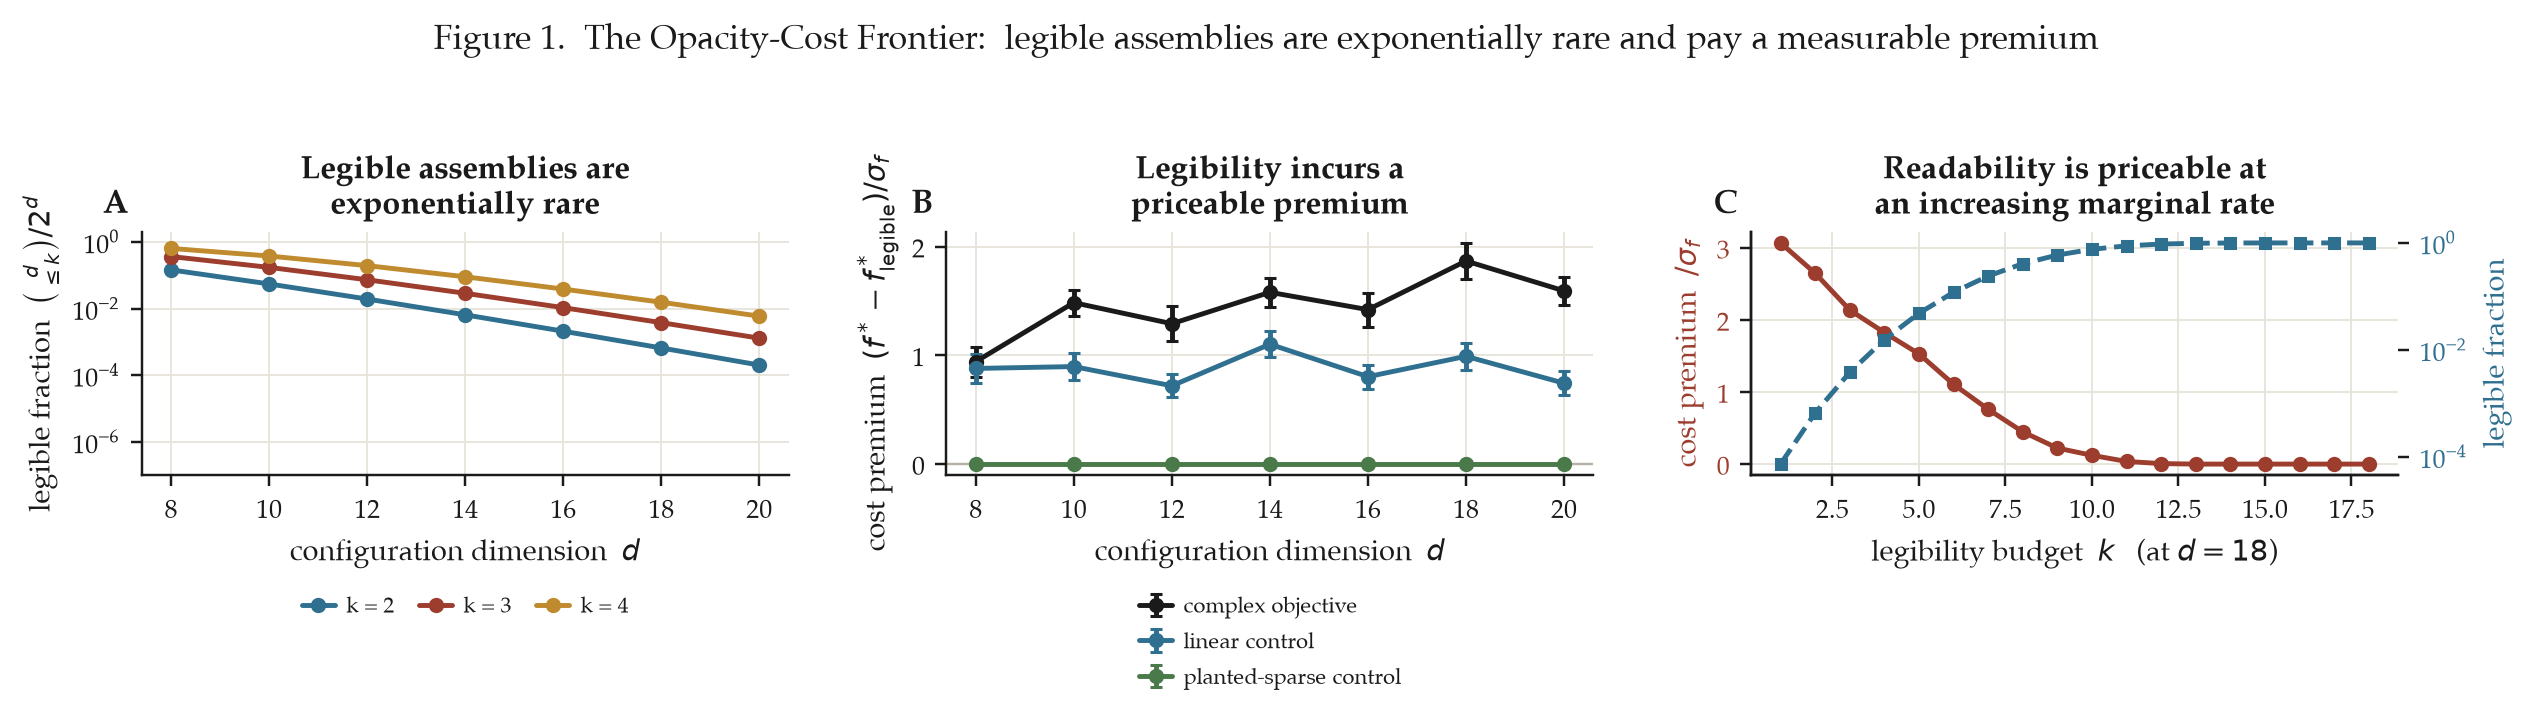

This figure's Python source:
"""
FIGURE 1 -- The Opacity-Cost Frontier.   Tests Claim [a].

Claim [a]: "the regions of configuration space legible to a human operator are
vanishingly small relative to the regions in which constraint-satisfying
assemblies can be found ... readability is priceable."

We operationalise legibility as PARSEABLE LOW-DIMENSIONAL STRUCTURE -- a solution
is legible if it activates at most k of the d design knobs (a k-sparse / low-order
assembly a human can hold in mind). (We deliberately do NOT equate legibility
with short description length; the paper's "short => opaque" is backwards -- the
minimal program is the smallest object, hence easiest to read. The defensible
axis is structural sparsity, not code length.)

Configuration space: x in {0,1}^d. Objective to maximise:
    f(x) = w . x + sum_{(i,j) in P} W_ij x_i x_j     (random Ising / quadratic)
The global optimum generically uses high-order, spread-out structure.

Panel A: the legible fraction  C(d, <=k)/2^d  collapses exponentially in d
         (the incompressibility / pigeonhole counting fact, exact).
Panel B: the cost premium of the best LEGIBLE assembly over the global optimum,
         for the complex objective vs TWO honesty controls (a linear objective
         and an objective with a deliberately k-sparse planted optimum). The
         premium grows only when the problem's solutions are genuinely complex --
         exactly the paper's hedged claim, not a universal law.
Panel C: the legibility tax at fixed d -- premium vs legibility budget k, with
         the legible fraction on the twin axis. This is "readability is priceable"
         drawn as a curve: each bit of readability bought back costs output value.
"""
import os, sys, json
import numpy as np
from math import comb
import matplotlib.pyplot as plt

sys.path.insert(0, os.path.join(os.path.dirname(__file__), "..", "src"))
import style  # noqa
style.apply()
P = style.PALETTE


def bit_matrix(d):
    """All 2^d binary vectors as rows (uint8), plus popcounts."""
    n = 1 << d
    idx = np.arange(n, dtype=np.uint32)
    B = ((idx[:, None] >> np.arange(d)[None, :]) & 1).astype(np.uint8)
    return B, B.sum(axis=1)


def make_objective(d, kind, rng, planted_k=2):
    """Return a function values(B) -> f over all rows of B."""
    w = rng.standard_normal(d)
    if kind == "linear":
        pairs, Wp = np.zeros((0, 2), int), np.zeros(0)
    elif kind == "planted":
        # optimum is a specific k-sparse vector: reward matching it, no interactions
        support = rng.choice(d, size=planted_k, replace=False)
        w = -np.abs(rng.standard_normal(d))          # prefer zeros everywhere...
        w[support] = np.abs(rng.standard_normal(planted_k)) + 1.0  # ...except support
        pairs, Wp = np.zeros((0, 2), int), np.zeros(0)
    else:  # complex Ising: dense-ish random quadratic
        m = 2 * d
        pairs = np.array([rng.choice(d, size=2, replace=False) for _ in range(m)])
        Wp = rng.standard_normal(m)

    def values(B):
        f = B.astype(np.float64) @ w
        for (i, j), wij in zip(pairs, Wp):
            f += wij * (B[:, i] * B[:, j])
        return f
    return values


def premium(d, kind, n_draws, rng, k_func):
    """Mean cost premium (f_global - f_legible)/std(f), averaged over draws."""
    B, pc = bit_matrix(d)
    k = k_func(d)
    legible = pc <= k
    out = []
    for _ in range(n_draws):
        f = make_objective(d, kind, rng)(B)
        s = f.std()
        gap = (f.max() - f[legible].max()) / (s + 1e-12)
        out.append(gap)
    return float(np.mean(out)), float(np.std(out) / np.sqrt(n_draws))


def main():
    rng = np.random.default_rng(7)
    ds = [8, 10, 12, 14, 16, 18, 20]
    n_draws = 30

    # ---- Panel A data: legible fraction vs d, for several FIXED k -----------
    # (fixed k gives the exact, monotone counting statement; a d-proportional k
    # would introduce an integer-step sawtooth that is an artifact, not signal.)
    kA = {"k = 2": lambda d: 2, "k = 3": lambda d: 3, "k = 4": lambda d: 4}
    fracs = {name: [sum(comb(d, j) for j in range(0, kf(d) + 1)) / (1 << d) for d in ds]
             for name, kf in kA.items()}

    # ---- Panel B data: premium vs d (legibility budget k = d/4) -------------
    kbudget = lambda d: max(2, d // 4)
    premB = {}
    for kind, lab in [("complex", "complex objective"),
                      ("linear", "linear control"),
                      ("planted", "planted-sparse control")]:
        means, errs = [], []
        for d in ds:
            m, e = premium(d, kind, n_draws, np.random.default_rng(100 + d), kbudget)
            means.append(m); errs.append(e)
        premB[lab] = (np.array(means), np.array(errs))

    # ---- Panel C data: legibility tax at fixed d ----------------------------
    dC = 18
    B, pc = bit_matrix(dC)
    ks = list(range(1, dC + 1))
    taxC, fracC = [], []
    for k in ks:
        legible = pc <= k
        gaps = []
        for _ in range(n_draws):
            f = make_objective(dC, "complex", np.random.default_rng(2000 + k * 7 + _))(B)
            gaps.append((f.max() - f[legible].max()) / (f.std() + 1e-12))
        taxC.append(np.mean(gaps))
        fracC.append(sum(comb(dC, j) for j in range(0, k + 1)) / (1 << dC))

    # ----------------------------- plot -------------------------------------
    fig, axes = plt.subplots(1, 3, figsize=(11.6, 3.5))

    axA = axes[0]
    for (name, _), col in zip(kA.items(), [P["frontier"], P["core"], P["accent"]]):
        axA.semilogy(ds, fracs[name], "o-", color=col, ms=4, label=name)
    axA.set_xlabel("configuration dimension  $d$")
    axA.set_ylabel(r"legible fraction  $\binom{d}{\leq k}/2^{d}$")
    axA.set_title("Legible assemblies are\nexponentially rare")
    style.legend_below(axA, ncol=3)
    axA.set_ylim(1e-7, 2)
    style.panel_tag(axA, "A")

    axB = axes[1]
    for (lab, (m, e)), col in zip(premB.items(), [P["neutral"], P["frontier"], P["green"]]):
        axB.errorbar(ds, m, yerr=e, fmt="o-", color=col, ms=4, capsize=2, label=lab)
    axB.axhline(0, color=style.FAINT, lw=0.8)
    axB.set_xlabel("configuration dimension  $d$")
    axB.set_ylabel("cost premium  $(f^* - f^*_{\\mathrm{legible}})/\\sigma_f$")
    axB.set_title("Legibility incurs a\npriceable premium")
    style.legend_below(axB, ncol=1)
    style.panel_tag(axB, "B")

    axC = axes[2]
    axC.plot(ks, taxC, "o-", color=P["core"], ms=4, label="cost premium")
    axC.set_xlabel(f"legibility budget  $k$   (at $d={dC}$)")
    axC.set_ylabel("cost premium  $/\\sigma_f$", color=P["core"])
    axC.tick_params(axis="y", labelcolor=P["core"])
    axC.set_title("Readability is priceable at\nan increasing marginal rate")
    axC2 = axC.twinx()
    axC2.semilogy(ks, fracC, "s--", color=P["frontier"], ms=3.2, label="legible fraction")
    axC2.set_ylabel(r"legible fraction", color=P["frontier"])
    axC2.tick_params(axis="y", labelcolor=P["frontier"])
    axC2.grid(False)
    axC2.spines["top"].set_visible(False)
    style.panel_tag(axC, "C")

    fig.suptitle("Figure 1.  The Opacity-Cost Frontier:  legible assemblies are exponentially rare and pay a measurable premium",
                 fontsize=11, y=1.04)
    fig.tight_layout()
    style.drop_legends_below_labels(fig)
    out = os.path.join(os.path.dirname(__file__), "fig1_opacity.png")
    fig.savefig(out)
    print("wrote", out)

    # persist numbers for the writeup / audit
    rec = dict(ds=ds, legible_fraction=fracs,
               premium_complex=list(premB["complex objective"][0]),
               premium_linear=list(premB["linear control"][0]),
               premium_planted=list(premB["planted-sparse control"][0]),
               taxC_k=ks, taxC_premium=taxC, taxC_fraction=fracC, dC=dC)
    json.dump(rec, open(os.path.join(os.path.dirname(__file__), "..", "out", "fig1.json"), "w"), indent=2)
    print("global-opt premium @ d=20:  complex=%.2f  linear=%.2f  planted=%.2f" % (
        premB["complex objective"][0][-1], premB["linear control"][0][-1],
        premB["planted-sparse control"][0][-1]))


if __name__ == "__main__":
    main()
